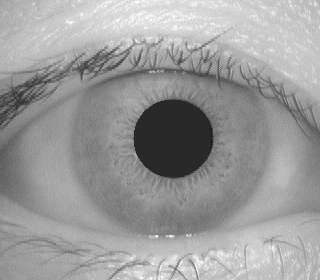
%> input picture 001_1_2.bmp, 320 x 280 px
$ octave --eval "result = PupilBoundary(imread('001_1_2.bmp'));"   (GNU Octave 9; MATLAB toolbox functions it lacks are replaced by stand-ins)
%> lines starting %> are read from the running program, lines starting %| are printed output that depends on the picture; in (x1, y1, x2, y2) boxes, pixels count from 0 and x2, y2 are one past the last pixel; in counts of white or black regions, pixels touching at a corner belong together; the program's own positions count from 1
function Pupil=PupilBoundary(A)

if ndims(A)>2
    A= rgb2gray(A);
end
%figure, imshow(A);

v=25;
C=(A<=v);
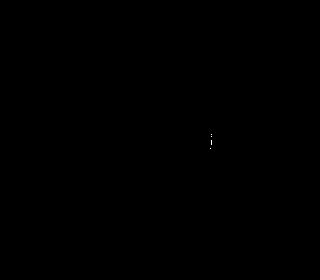
%> C: size 280x320 logical; 0.01% white in thin lines or dots, all inside (x1, y1, x2, y2) = (210, 134, 212, 149)
%figure,imshow(C);

function B=binarize(A)
  [fr,v]=hist(A(:),10);
%> fr = [4828 230 1020 3090 15710 25029 15788 15839 7096 970]; v = [29.85 53.55 77.25 101 124.7 148.3 172.1 195.8 219.4 243.2]
  B=(A<=v(1));
%> B: size 280x320 logical; 0.02% white in thin lines or dots, all inside (x1, y1, x2, y2) = (203, 114, 212, 149)
  %figure, imshow(B)
endfunction

%% Binarization
B=binarize(A);

%% Isolation
bw=bwconncomp(B,8)
%> bw = 8 connected components

%%visualizing each area with different color
lm=labelmatrix(bw);
%> lm: size 280x320 uint8; 9 distinct labels, from 0 to 8
rgb = label2rgb(lm,'spring',[0 0 0]);
%figure, imshow(rgb)

candidate_pupil = regionprops(bw,'Area', 'Eccentricity','Centroid','BoundingBox');
%> candidate_pupil = 8 regions; largest, box (x1, y1, x2, y2), Area, Centroid and Eccentricity: (211, 140, 212, 145) 5 [212 143] 0.98, (210, 146, 212, 149) 3 [211.3 148] 0.929, (211, 132, 212, 135) 3 [212 134] 0.943, (210, 128, 212, 129) 2 [211.5 129] 0.866
%% Look for the best candidate
maxArea = 0;
for i = 1 : length(candidate_pupil)
  if(candidate_pupil(i).Area > maxArea) && (candidate_pupil(i).Eccentricity <= 0.7)
    maxArea = candidate_pupil(i).Area;
    m = i;
  end
end
%> this loop made 8 passes
%> (maxArea, m) on pass 1: (1, 1)

%% Return centroid and radius
Pupil.Cx=round(candidate_pupil(m).Centroid(1));
%> Pupil.Cx = 204
Pupil.Cy=round(candidate_pupil(m).Centroid(2));
%> Pupil.Cy = 115
Pupil.R=round(sqrt(candidate_pupil(m).Area/pi));
%> Pupil.R = 1
%> `result = PupilBoundary(imread('001_1_2.bmp'));`: result = {Cx 204, Cy 115, R 1}

endfunction
